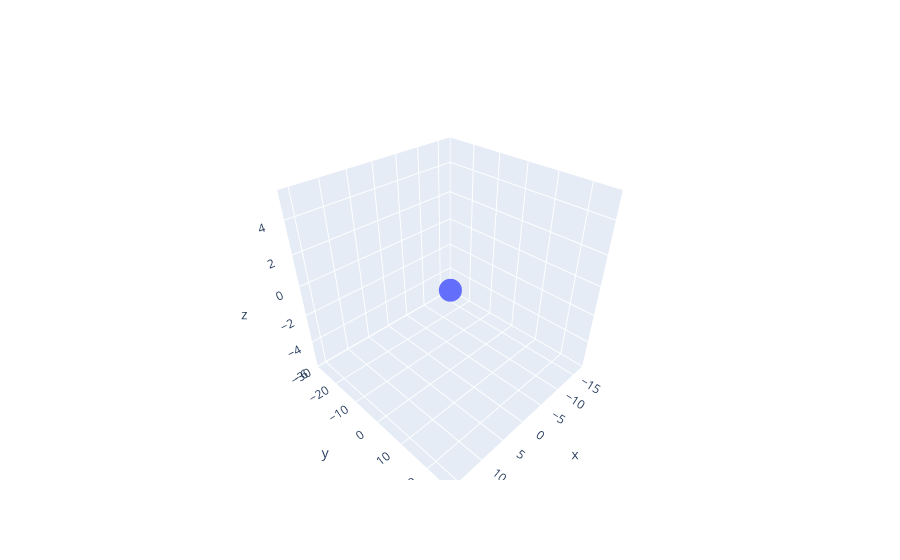

Here is the notebook cell this chart was saved with:
### Code cell
A = np.array( [ [3,1.5],
                [5,2.5],
                [1, .5] ] )

points = scalars@A.T

fig = go.Figure( data=[go.Scatter3d(x=points[:,0], y=points[:,1], z=points[:,2], mode='markers')])
fig.show()
